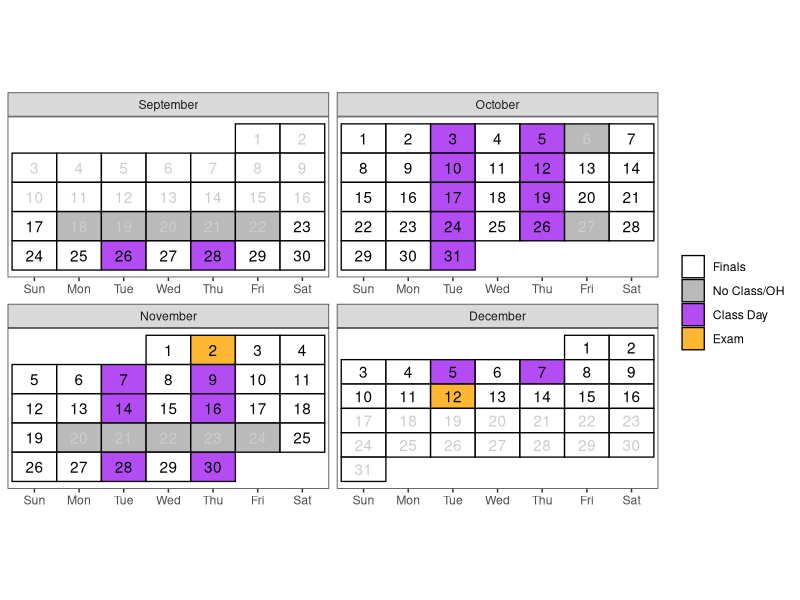
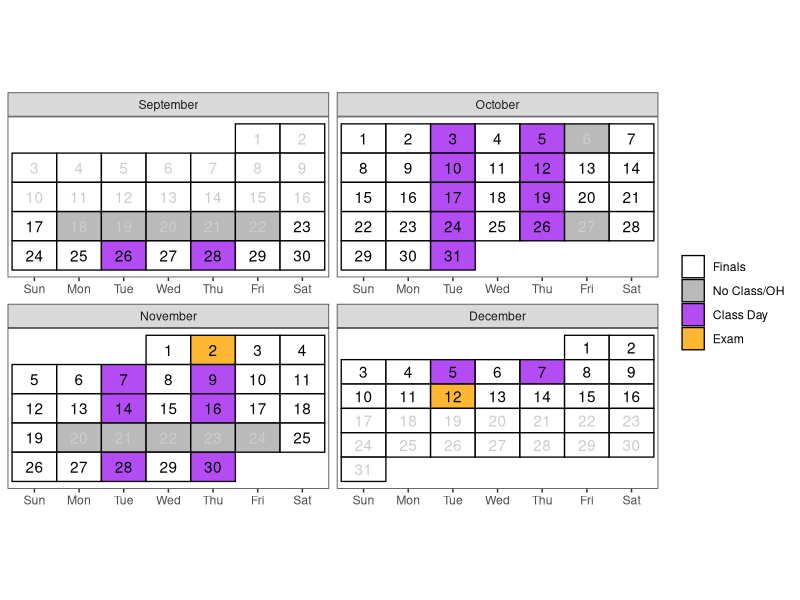

Source code (R) for these figures, in order:
## ---- chunk 1
#| include: false

# knitr::opts_chunk$set(cache=FALSE, dev='pdf')
# knitr::opts_chunk$set(cache=F,
#                       fig.path = 'figs/',
#                       cache.path='cache/',
#                       fig.align = 'center',
#                       echo = F,
#                       warning=F,
#                       message=F)
# knitr::opts_chunk$set(
#                   fig.process = function(x) {
#                       x2 = sub('-\\d+([.][a-z]+)$', '\\1', x)
#                       if (file.rename(x, x2)) x2 else x
#                       }
#                   )

library(tidyverse)
library(lubridate)

# Create a calendar for your syllabus ----
# Source: http://svmiller.com/blog/2020/08/a-ggplot-calendar-for-your-semester/
# 1) what is the first Monday of the semester?
# Any number of ways to identify dates in R, but we'll use {lubridate} and the ymd() function here.
# Format: YYYYMMDD. In this example, 4 January 2022.
# What are the full dates of the semester?
semester_dates <- seq(ymd(20230917), ymd(20231216), by=1)
# Weekday(s) of class
class_wdays <- c("Tue", "Thu")

not_here_dates <- c(
  ymd("20231006"),
  ymd("20231027"),
  # Break
  seq(ymd(20230918), ymd(20230922), by = 1),
  seq(ymd(20231120), ymd(20231124), by = 1)
  )

exam_dates <- c(ymd(20231102), 
                ymd(20231212)
                )

# project_dates <- c(ymd(20221104), ymd(20221205), ymd(20221209))
finals_week <- seq(ymd(20231211), ymd(20231215), by = 1)

# Custom function for treating the first day of the month as the first week 
# of the month up until the first Sunday 
# (unless Sunday was the start of the month)
wom <- function(date) {
    first <- wday(as.Date(paste(year(date), month(date), 1, sep = "-")))
    return((mday(date) + (first - 2)) %/% 7 + 1)
  }
# Create a data frame of dates, assign to Cal
Cal <- tibble(date = seq(ymd(20230901), ymd(20231231), by=1))  %>%
  mutate(mon = lubridate::month(date, label=T, abbr=F),
         wkdy = weekdays(date, abbreviate=T),
         wkdy = fct_relevel(wkdy, "Sun", "Mon", "Tue", "Wed", "Thu","Fri","Sat"), # make sure Sunday comes first
         semester = date %in% semester_dates, 
         # project = date %in% project_dates,
         exams = date %in% exam_dates, # is it an exam?
         not_here = date %in% not_here_dates, # is it a day off?
         #remote = date %in% remote_dates,
         exam_wk = date %in% finals_week,
         day = lubridate::mday(date), 
         week = wom(date))
Cal <- Cal %>%
  mutate(category = case_when(
    # project ~ "Project",
    exams ~ "Exam",
    not_here ~ "No Class/OH",
    semester & wkdy %in% class_wdays & !not_here & !exam_wk ~ "Class Day",
    #remote ~ "No "
    semester ~ "Finals",
    TRUE ~ "NA"
  )) 
class_cal <- Cal %>% 
  ggplot(.,aes(wkdy, week)) +
  theme_bw() +
  theme(aspect.ratio = 0.5, 
        panel.grid.major.x = element_blank(),
        legend.position = "right",
        # legend.position = c(1, 0), 
        # legend.justification = c(1,0),
        # legend.direction = "vertical", 
        legend.title = element_blank(),
        axis.title.y = element_blank(), 
        axis.title.x = element_blank(),
        axis.ticks.y = element_blank(), 
        axis.text.y = element_blank()) +
  geom_tile(alpha=0.8, aes(fill=category), color="black", size=.45) +
  facet_wrap(~mon, scales = "free", ncol=2) +
  geom_text(aes(label = day, color = semester & (!not_here))) +
  # put your y-axis down, flip it, and reverse it
  scale_y_reverse(breaks=NULL) +
  # manually fill scale colors to something you like...
  scale_color_manual(values = c("FALSE" = "grey80", "TRUE" = "black"), guide = "none") + 
  scale_fill_manual(values=c("Class Day"="purple", 
                             "Finals"="white",
                             "No Class/OH" = "darkgrey",
                             "NA" = "white", # I like these whited out...
                             "Exam"="orange"),
                    #... but also suppress a label for a non-class semester day
                    breaks=c("Finals", "No Class/OH", "Class Day","Exam"))
class_cal

exam_days <- filter(Cal, category == "Exam") %>%
  mutate(topic = c("Midterm Exam", "Final Exam"),
         time = c("In Class", "1:10PM - 4:00PM")) %>%
  rowwise() %>%
  mutate(sem_week = week(date),
         Date = paste(format(date, "%b %e"), sep = ",", collapse = ", "))

# project_days <- filter(Cal, category == "Project") %>%
#   mutate(topic = c("Project Proposal Due", "Project Presentation Due", "Project Report Due"),
#          time = c("8pm", "8pm", "8pm")) %>%
#   mutate(Date = format(date, "%b %e"),
#          sem_week = week(date))

class_days <- filter(Cal, category %in% c("Class Day")) %>%
  mutate(sem_week = week(date)) %>%
  group_by(sem_week) %>%
  # group_by(sem_week) %>%
  summarize(Date = paste(format(date, "%b %e"), sep = ",", collapse = ", ")) %>%
  mutate(topic = c(
    "Introduction to R",
    "Tidy Data + Basics of Graphics",
    "Data Cleaning and Manipulation (dplyr)",
    "Data Transformations (tidyr)",
    "Special Data Types: Strings + Factors + Dates",
    "Debugging + Version Control",
    "Reproducibility & Professional Communication",
    "Functions & Functional Programming",
    "Simulation",
    "Statistical Modeling")) %>%
  # bind_rows(project_days) %>%
  bind_rows(exam_days) %>%
  arrange(sem_week, Date) %>%
  select(Date, Topic = topic)
## ---- chunk 2
#| echo: false
#| eval: true
#| warning: false
#| fig-width: 8
#| fig-height: 3.5
#| fig-pos: 'h'

class_cal
## ---- chunk 3
#| echo: false
#| eval: true
#| fig-pos: 'h'
class_days %>%
kableExtra::kable(caption = "Tentative schedule of class topics and important due dates", format = "simple")
